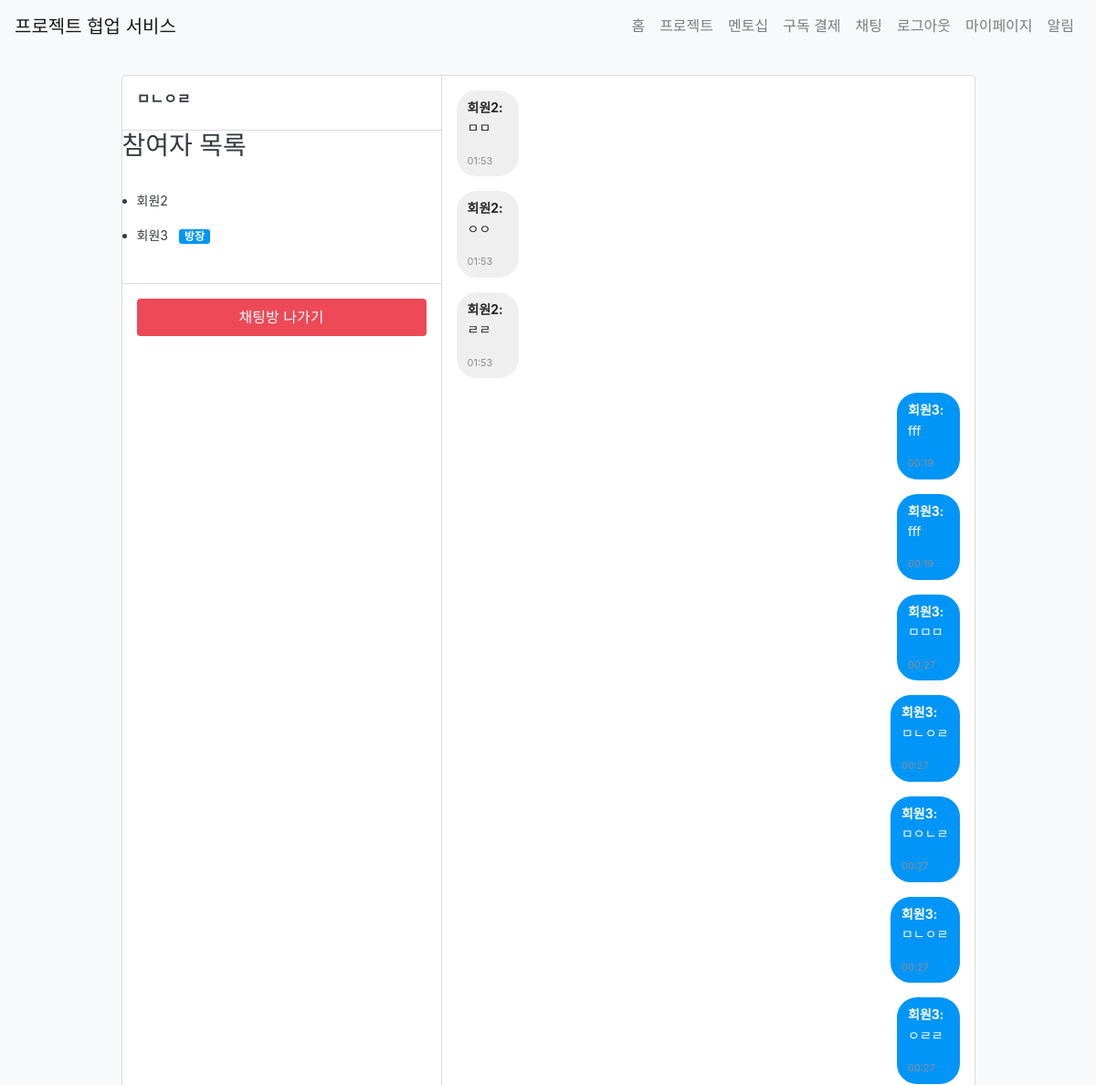
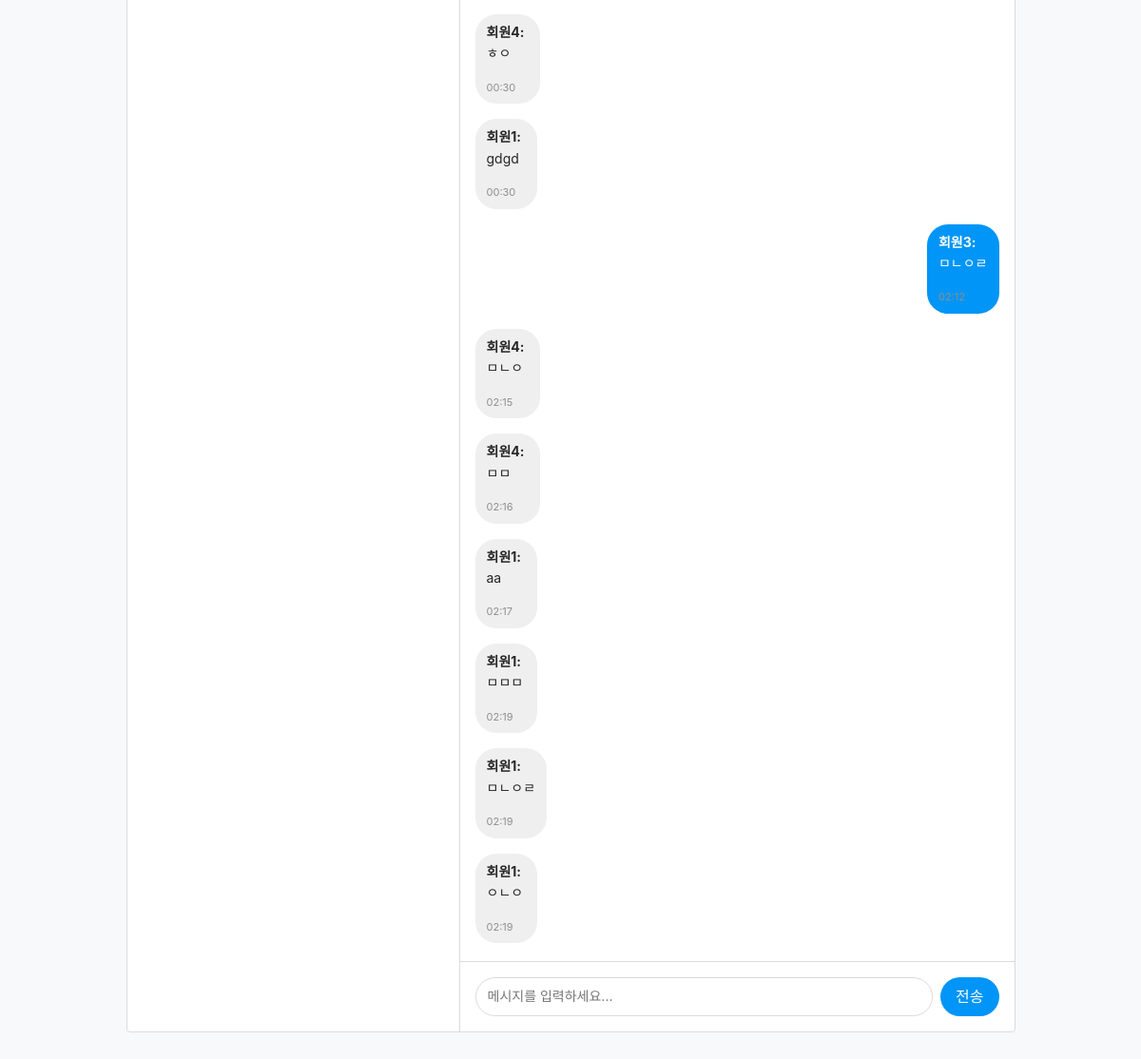
Screenshot of /chat/3 (signed in) with the database file from the repository (2 pictures, top to bottom).
### app/models.py (models this page shows)
class ChatRoom(db.Model):
    id = db.Column(db.Integer, primary_key=True)
    name = db.Column(db.String(100), nullable=False)
    is_public = db.Column(db.Boolean, default=True)
    created_at = db.Column(db.DateTime, default=datetime.utcnow)
    creator_id = db.Column(db.Integer, db.ForeignKey('user.id'), nullable=False)
    participants = db.relationship('User', secondary='chat_room_participant', back_populates='chat_rooms')
    chat_room_participants = db.relationship('ChatRoomParticipant', back_populates='chat_room')

class User(UserMixin, db.Model):
    id = db.Column(db.Integer, primary_key=True)
    name = db.Column(db.String(100), nullable=False)
    email = db.Column(db.String(120), unique=True, nullable=False)
    password = db.Column(db.String(255), nullable=False)
    bio = db.Column(db.Text)
    chat_rooms = db.relationship('ChatRoom', secondary='chat_room_participant', back_populates='participants')
    chat_room_participants = db.relationship('ChatRoomParticipant', back_populates='user')
    notifications = db.relationship('Notification', back_populates='user', lazy=True)
    projects = db.relationship('Project', secondary='project_participant', back_populates='participants')
    subscription = db.relationship('Subscription', back_populates='subscriber', uselist=False)
    created_projects = db.relationship('Project', back_populates='client', lazy=True, foreign_keys='Project.client_id')
    mentees = db.relationship('User',
                              secondary=mentorship_mentor,
                              primaryjoin=(mentorship_mentor.c.mentor_id == id),
                              secondaryjoin=(mentorship_mentor.c.mentee_id == id),
                              backref=db.backref('mentors', lazy='dynamic'),
                              lazy='dynamic')
    pending_mentees = db.relationship('User',
                                    secondary=mentorship_mentee,
                                    primaryjoin=(mentorship_mentee.c.mentor_id == id),
                                    secondaryjoin=(mentorship_mentee.c.mentee_id == id),
                                    backref=db.backref('pending_mentors', lazy='dynamic'),
                                    lazy='dynamic')
    project_participants = db.relationship('ProjectParticipant', back_populates='user', lazy=True)
    is_admin = db.Column(db.Boolean, default=False)

class ChatMessage(db.Model):
    id = db.Column(db.Integer, primary_key=True)
    chat_room_id = db.Column(db.Integer, db.ForeignKey('chat_room.id'), nullable=False)
    sender_id = db.Column(db.Integer, db.ForeignKey('user.id'), nullable=False)
    content = db.Column(db.Text, nullable=False)
    timestamp = db.Column(db.DateTime, default=datetime.utcnow)
    chat_room = db.relationship('ChatRoom', backref=db.backref('messages', lazy=True))
    sender = db.relationship('User', backref=db.backref('sent_messages', lazy=True))

### app/views/chat.py (the view)
@bp.route('/<int:chat_room_id>')
@login_required
def chat_room(chat_room_id):
    chat_room = ChatRoom.query.get_or_404(chat_room_id)
    if not chat_room.is_public and current_user not in chat_room.participants:
        flash('이 채팅방에 접근할 권한이 없습니다.', 'error')
        return redirect(url_for('chat.chat_list'))
    messages = ChatMessage.query.filter_by(chat_room_id=chat_room_id).order_by(ChatMessage.timestamp).all()
    participants = [{"id": p.id, "name": p.name} for p in chat_room.participants]
    csrf_token = generate_csrf()
    return render_template('chat/chat_room.html', chat_room=chat_room, messages=messages, participants=participants)

### app/__init__.py (called while the page is built)
@login_manager.user_loader
def load_user(user_id):
    if user_id is not None:
        return User.query.get(int(user_id))
    return None

### app/templates/chat/chat_room.html (shortened to what this page needs)
{% extends "base.html" %}
{% block extra_css %}
    <link rel="stylesheet" href="{{ url_for('static', filename='css/components/forms.css') }}">
    <link rel="stylesheet" href="{{ url_for('static', filename='css/pages/chat.css') }}">
{% endblock %}
{% block content %}
<div class="chat-container">
  <div class="chat-sidebar">
    <div class="chat-header">
      <h2>{{ chat_room.name }}</h2>
    </div>
    <div class="participant-container">
      <h3>참여자 목록</h3>
      <ul id="participant-list" class="participant-list">
        {% for participant in participants %}
          <li>
            {{ participant.name }}
            {% if participant.id == chat_room.creator_id %}
              <span class="badge badge-primary">방장</span>
            {% endif %}
          </li>
        {% endfor %}
      </ul>
    </div>
    <form id="leave-room-form" action="{{ url_for('chat.leave_chat_room', chat_room_id=chat_room.id) }}" method="post">
      <button id="leave-room-btn" type="submit">채팅방 나가기</button>
    </form>
  </div>
  <div class="chat-main">
    <div id="chat-messages" class="chat-messages">
      {% for message in messages %}
        <div class="chat-message {% if message.sender.id == current_user.id %}chat-message-sender{% else %}chat-message-receiver{% endif %}">
          <div class="chat-message-content">
            <span class="chat-message-sender-name">{{ message.sender.name }}: </span>
            <p>{{ message.content }}</p>
            <span class="chat-message-time">{{ message.timestamp.strftime('%H:%M') }}</span>
          </div>
        </div>
      {% endfor %}
    </div>
    <form id="message-form" class="chat-input">
      <input type="text" id="message-input" placeholder="메시지를 입력하세요...">
      <button type="submit">전송</button>
    </form>
  </div>
</div>
{% endblock %}

### app/static/css/main.css (style rules this page uses)
:root { --primary-color: #007bff; --secondary-color: #6c757d; --success-color: #28a745; --danger-color: #dc3545; --warning-color: #ffc107; --info-color: #17a2b8; --light-color: #f8f9fa; --dark-color: #343a40; --font-family-sans-serif: -apple-system, BlinkMacSystemFont, "Segoe UI", Roboto, "Helvetica Neue", Arial, sans-serif; --font-family-monospace: SFMono-Regular, Menlo, Monaco, Consolas, "Liberation Mono", "Courier New", monospace; }
* { margin: 0; padding: 0; box-sizing: border-box; }
body { font-family: var(--font-family-sans-serif); line-height: 1.6; color: var(--dark-color); background-color: var(--light-color); }

### app/static/css/pages/chat.css (style rules this page uses)
:root { --primary-color: #0095f6; --background-color: #fafafa; --border-color: #dbdbdb; --text-color: #262626; --secondary-text-color: #8e8e8e; }
.chat-container { display: flex; height: 90vh; max-width: 935px; margin: 20px auto; border: 1px solid var(--border-color); border-radius: 4px; background-color: white; }
.chat-sidebar { width: 350px; border-right: 1px solid var(--border-color); display: flex; flex-direction: column; }
.chat-header { padding: 16px; border-bottom: 1px solid var(--border-color); }
.chat-header h2 { font-size: 16px; font-weight: 600; }
.participant-list { flex: 1; overflow-y: auto; padding: 16px; }
.participant-list li { padding: 8px 0; font-size: 14px; }
.badge { background-color: var(--primary-color); color: white; padding: 2px 6px; border-radius: 3px; font-size: 12px; margin-left: 8px; }
#leave-room-form { padding: 16px; border-top: 1px solid var(--border-color); }
#leave-room-btn { width: 100%; padding: 8px; background-color: #ed4956; color: white; border: none; border-radius: 4px; cursor: pointer; }
.chat-main { flex: 1; display: flex; flex-direction: column; }
.chat-messages { flex: 1; overflow-y: auto; padding: 16px; }
.chat-message { margin-bottom: 16px; display: flex; }
.chat-message-sender { justify-content: flex-end; }
.chat-message-content { max-width: 60%; padding: 8px 12px; border-radius: 22px; font-size: 14px; position: relative; }
.chat-message-sender .chat-message-content { background-color: var(--primary-color); color: white; }
.chat-message-receiver .chat-message-content { background-color: #efefef; color: var(--text-color); }
.chat-message-time { font-size: 11px; color: var(--secondary-text-color); margin-top: 4px; display: block; }
.chat-input { display: flex; padding: 16px; border-top: 1px solid var(--border-color); }
.chat-input input { flex: 1; border: 1px solid var(--border-color); border-radius: 22px; padding: 8px 12px; font-size: 14px; }
.chat-input button { background-color: var(--primary-color); color: white; border: none; border-radius: 22px; padding: 8px 16px; margin-left: 8px; cursor: pointer; }
.chat-message-sender-name { font-weight: bold; margin-right: 5px; }

### rows the page displays
ChatRoom: name "ㅁㄴㅇㄹ"
User: name "회원2"
User: name "회원3", shows "방장"
ChatMessage: sender.name "회원2", content "ㅁㅁ", timestamp "01:53"
ChatMessage: sender.name "회원2", content "ㅇㅇ", timestamp "01:53"
ChatMessage: sender.name "회원2", content "ㄹㄹ", timestamp "01:53"
ChatMessage: sender.name "회원3", content "fff", timestamp "00:19"
ChatMessage: sender.name "회원3", content "fff", timestamp "00:19"
ChatMessage: sender.name "회원3", content "ㅁㅁㅁ", timestamp "00:27"
ChatMessage: sender.name "회원3", content "ㅁㄴㅇㄹ", timestamp "00:27"
ChatMessage: sender.name "회원3", content "ㅁㅇㄴㄹ", timestamp "00:27"
ChatMessage: sender.name "회원3", content "ㅁㄴㅇㄹ", timestamp "00:27"
ChatMessage: sender.name "회원3", content "ㅇㄹㄹ", timestamp "00:27"
ChatMessage: sender.name "회원4", content "ㅎㅇ", timestamp "00:30"
ChatMessage: sender.name "회원1", content "gdgd", timestamp "00:30"
ChatMessage: sender.name "회원3", content "ㅁㄴㅇㄹ", timestamp "02:12"
ChatMessage: sender.name "회원4", content "ㅁㄴㅇ", timestamp "02:15"
ChatMessage: sender.name "회원4", content "ㅁㅁ", timestamp "02:16"
ChatMessage: sender.name "회원1", content "aa", timestamp "02:17"
ChatMessage: sender.name "회원1", content "ㅁㅁㅁ", timestamp "02:19"
ChatMessage: sender.name "회원1", content "ㅁㄴㅇㄹ", timestamp "02:19"
ChatMessage: sender.name "회원1", content "ㅇㄴㅇ", timestamp "02:19"
